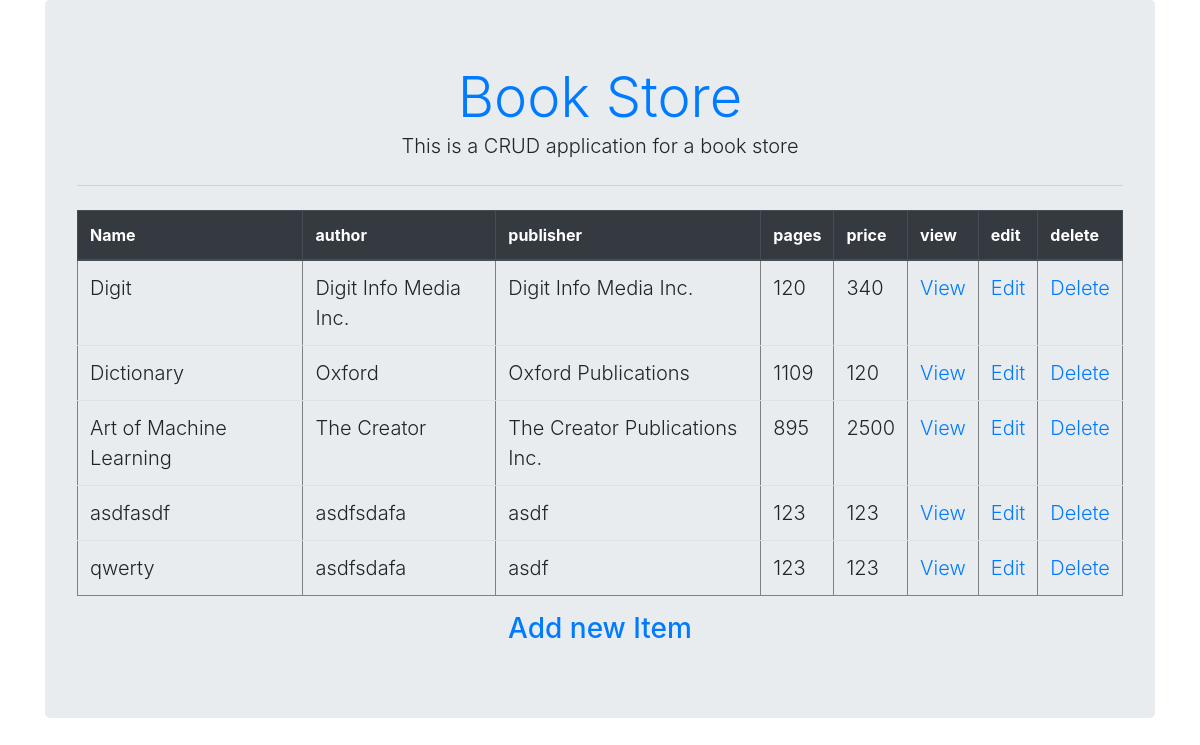
The app's page /, older data.
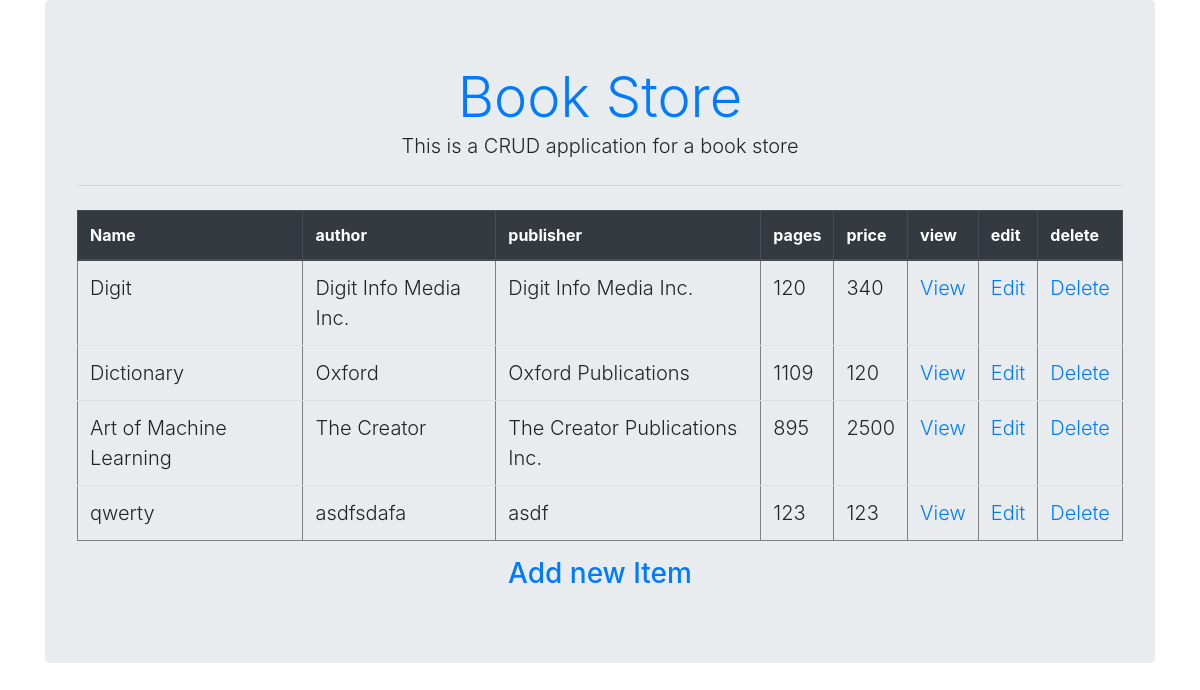
The same page, newer data.
### book_stack/models.py (models this page shows, shortened)
class Book(models.Model):
    name = models.CharField(max_length=256)
    author = models.CharField(max_length=128)
    publisher = models.CharField(max_length=128)
    pages = models.IntegerField(null=True)
    price = models.IntegerField(null=True)

### book_stack/views.py (the view)
# urls.py: url(r'^$', booklist, name='booklist'),
def booklist(request):
    book = Book.objects.all()
    data = {}
    data['object_list'] = book
    return render(request, 'book_list.html', data)

### book_stack/templates/book_list.html (shortened to what this page needs)
<!DOCTYPE html>
{% extends 'base.html' %}
{% load crispy_forms_tags %}
    {% block content %}
    <table class="table" border="1" class="table-bordered">
        <thead class="thead-dark">
            <tr>
                <th>Name</th>
                <th>author</th>
                <th>publisher</th>
                <th>pages</th>
                <th>price</th>
                <th>view</th>
                <th>edit</th>
                <th>delete</th>
            </tr>
        </thead>
        <tbody>
            {% for book in object_list %}
            <tr>
                <td class="lead">{{ book.name }}</td>
                <td class="lead">{{ book.author }}</td>
                <td class="lead">{{ book.publisher }}</td>
                <td class="lead">{{ book.pages }}</td>
                <td class="lead">{{ book.price }}</td>
                <td class="lead"><a href="{% url "bookview" book.id %}">View</a></td>
                <td class="lead"><a href="{% url "bookupdate" book.id %}">Edit</a></td>
                <td class="lead"><a href="{% url "bookdelete" book.id %}">Delete</a></td>
            </tr>
            {% endfor %}
        </tbody>
    </table>
    <center>
      <a  class="lead" class="btn btn-success" href="{% url "bookcreate" %}"><h3>Add new Item</h3></a>
    </center>
    {% endblock content %}

Row changes from the older to the newer data that the page shows:
removed Book: name "asdfasdf", author "asdfsdafa", publisher "asdf", pages "123", price "123"
